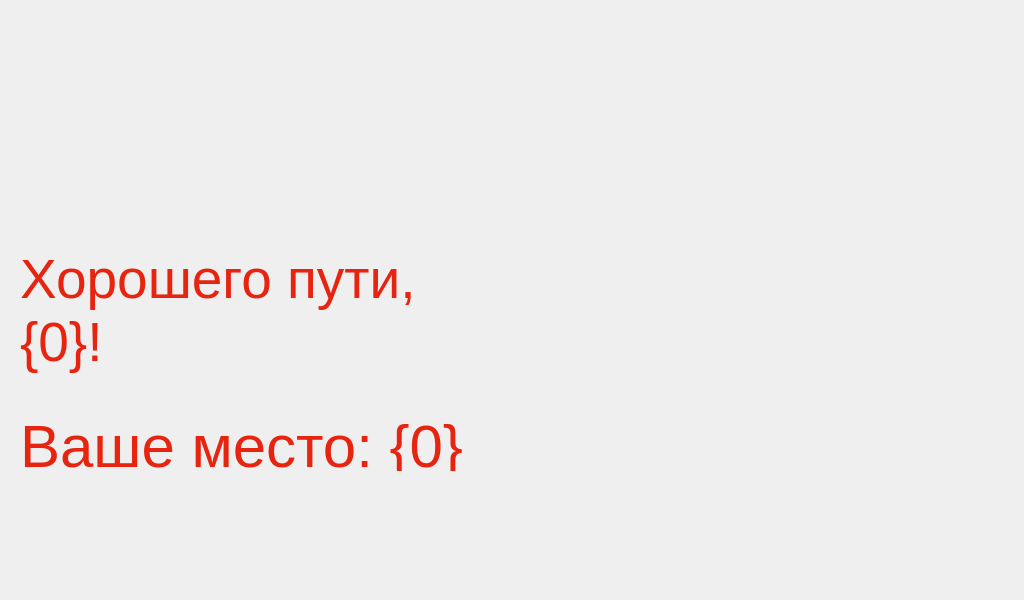
<?xml version="1.0" encoding="UTF-8"?>
<ui version="4.0">
 <class>MainWindow</class>
 <widget class="QMainWindow" name="MainWindow">
  <property name="geometry">
   <rect>
    <x>0</x>
    <y>0</y>
    <width>1024</width>
    <height>600</height>
   </rect>
  </property>
  <property name="minimumSize">
   <size>
    <width>1024</width>
    <height>600</height>
   </size>
  </property>
  <property name="maximumSize">
   <size>
    <width>1024</width>
    <height>600</height>
   </size>
  </property>
  <property name="windowTitle">
   <string>ResultS</string>
  </property>
  <widget class="QWidget" name="centralwidget">
   <widget class="QLabel" name="label">
    <property name="geometry">
     <rect>
      <x>0</x>
      <y>0</y>
      <width>1031</width>
      <height>601</height>
     </rect>
    </property>
    <property name="text">
     <string/>
    </property>
    <property name="pixmap">
     <pixmap resource="result_s.qrc">:/images/media/Background_TS.png</pixmap>
    </property>
   </widget>
   <widget class="QLabel" name="label_2">
    <property name="geometry">
     <rect>
      <x>20</x>
      <y>245</y>
      <width>399</width>
      <height>131</height>
     </rect>
    </property>
    <property name="font">
     <font>
      <family>Arial</family>
      <pointsize>41</pointsize>
     </font>
    </property>
    <property name="styleSheet">
     <string notr="true">color: rgb(231, 36, 16);</string>
    </property>
    <property name="text">
     <string>Хорошего пути,
{0}!</string>
    </property>
   </widget>
   <widget class="QLabel" name="label_3">
    <property name="geometry">
     <rect>
      <x>20</x>
      <y>420</y>
      <width>531</width>
      <height>51</height>
     </rect>
    </property>
    <property name="font">
     <font>
      <pointsize>45</pointsize>
     </font>
    </property>
    <property name="styleSheet">
     <string notr="true">color: rgb(231, 36, 16);</string>
    </property>
    <property name="text">
     <string>Ваше место: {0}</string>
    </property>
   </widget>
  </widget>
 </widget>
 <resources>
  <include location="result_s.qrc"/>
 </resources>
 <connections/>
</ui>
